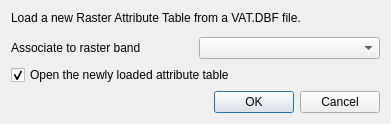
<?xml version="1.0" encoding="UTF-8"?>
<ui version="4.0">
 <class>QgsLoadRasterAttributeTableDialogBase</class>
 <widget class="QDialog" name="QgsLoadRasterAttributeTableDialogBase">
  <property name="geometry">
   <rect>
    <x>0</x>
    <y>0</y>
    <width>391</width>
    <height>119</height>
   </rect>
  </property>
  <property name="windowTitle">
   <string>Load Raster Attribute Table</string>
  </property>
  <layout class="QVBoxLayout" name="verticalLayout">
   <item>
    <widget class="QLabel" name="mLoadInfoLabel">
     <property name="text">
      <string>&lt;html&gt;&lt;head/&gt;&lt;body&gt;&lt;p&gt;Load a new Raster Attribute Table from a VAT.DBF file.&lt;/p&gt;&lt;/body&gt;&lt;/html&gt;</string>
     </property>
     <property name="wordWrap">
      <bool>true</bool>
     </property>
    </widget>
   </item>
   <item>
    <widget class="QgsFileWidget" name="mDbfPathWidget" native="true">
     <property name="sizePolicy">
      <sizepolicy hsizetype="Preferred" vsizetype="Preferred">
       <horstretch>2</horstretch>
       <verstretch>0</verstretch>
      </sizepolicy>
     </property>
    </widget>
   </item>
   <item>
    <layout class="QHBoxLayout" name="horizontalLayout">
     <item>
      <widget class="QLabel" name="label">
       <property name="text">
        <string>Associate to raster band</string>
       </property>
      </widget>
     </item>
     <item>
      <widget class="QgsRasterBandComboBox" name="mRasterBand"/>
     </item>
    </layout>
   </item>
   <item>
    <widget class="QCheckBox" name="mOpenRat">
     <property name="text">
      <string>Open the newly loaded attribute table</string>
     </property>
     <property name="checked">
      <bool>true</bool>
     </property>
    </widget>
   </item>
   <item>
    <spacer name="verticalSpacer">
     <property name="orientation">
      <enum>Qt::Vertical</enum>
     </property>
     <property name="sizeHint" stdset="0">
      <size>
       <width>20</width>
       <height>40</height>
      </size>
     </property>
    </spacer>
   </item>
   <item>
    <widget class="QDialogButtonBox" name="mButtonBox">
     <property name="standardButtons">
      <set>QDialogButtonBox::Cancel|QDialogButtonBox::Ok</set>
     </property>
    </widget>
   </item>
  </layout>
 </widget>
 <customwidgets>
  <customwidget>
   <class>QgsFileWidget</class>
   <extends>QWidget</extends>
   <header>qgsfilewidget.h</header>
   <container>1</container>
  </customwidget>
  <customwidget>
   <class>QgsRasterBandComboBox</class>
   <extends>QComboBox</extends>
   <header>qgsrasterbandcombobox.h</header>
  </customwidget>
 </customwidgets>
 <resources/>
 <connections/>
</ui>
